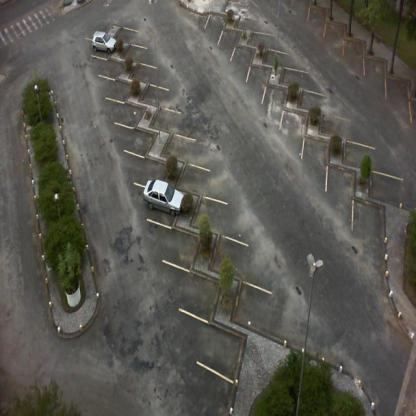
%> input picture PC5_OCUPACION_ESTACIONAMIENTOS/03_IMAGENES_REFERENCIALES/01_ORIGINALES/2013-02-23_18_10_12_jpg.rf.4d1bebf76117b251ae696ea718329293.jpg, 416 x 416 px
$ octave --eval "result = preprocesar(imread('../../../03_IMAGENES_REFERENCIALES/01_ORIGINALES/2013-02-23_18_10_12_jpg.rf.4d1bebf76117b251ae696ea718329293.jpg'));"   (GNU Octave 9; MATLAB toolbox functions it lacks are replaced by stand-ins)
%> lines starting %> are read from the running program, lines starting %| are printed output that depends on the picture
function P = preprocesar(I, modo)
%PREPROCESAR Gris, filtrado previo y mapas base de la imagen completa.
%   modo: 'gauss' (por defecto) | 'ninguno' | 'mediana' | 'histeq'
%   P.gris     : gris en [0,1]
%   P.suave    : gris tras el preprocesamiento elegido                      (S3)
%   P.sobel    : magnitud del gradiente de Sobel                            (S3, S10)
%   P.bordes   : bordes de Canny                                            (S3, S10)
%   P.gradMorf : gradiente morfológico = dilatación - erosión               (S9)
%   P.topHat   : top-hat + bottom-hat (detalles claros y oscuros pequeños)  (S9)
%   P.sat      : saturación del modelo HSV                                  (S7)
if nargin < 2, modo = 'gauss'; end
if size(I, 3) == 3
    P.gris = im2double(rgb2gray(I));
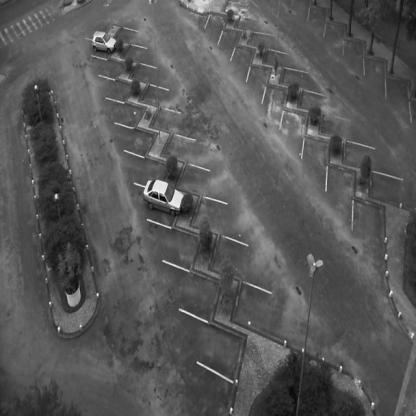
%> P.gris: size 416x416 double; min 0.00392, max 0.996, mean 0.345
    hsv = rgb2hsv(I);
%> hsv: size 416x416x3 double; mean H, S, V 0.172, 0.133, 0.356
    P.sat = hsv(:, :, 2);
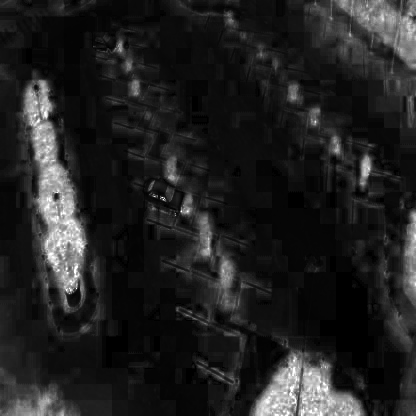
%> P.sat: size 416x416 double; min 0, max 1, mean 0.133
else
    P.gris = im2double(I);
    P.sat = zeros(size(P.gris));
end
switch modo
    case 'gauss',   P.suave = imfilter(P.gris, fspecial('gaussian', 5, 0.8), 'replicate');
    case 'mediana', P.suave = medfilt2(P.gris, [3 3], 'symmetric');
    case 'histeq',  P.suave = histeq(P.gris);
    otherwise,      P.suave = P.gris;
end
P.sobel  = imgradient(P.suave, 'sobel');
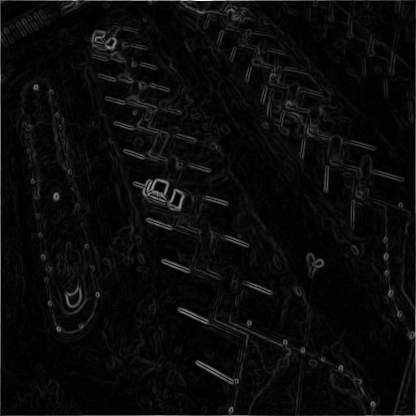
%> P.sobel: size 416x416 double; min 5.55e-17, max 3.35, mean 0.143; drawn with min black and max white
P.bordes = edge(P.suave, 'canny');
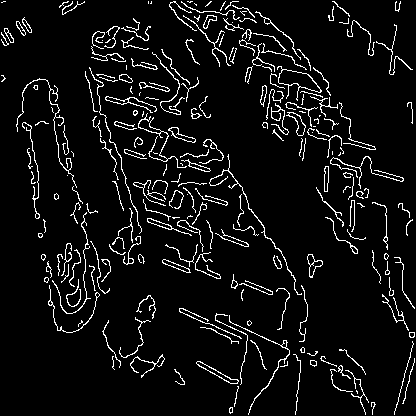
%> P.bordes: size 416x416 logical; 6.4% white in thin lines or dots
se = strel('square', 3);
P.gradMorf = imdilate(P.suave, se) - imerode(P.suave, se);
sd = strel('disk', 5);
P.topHat = imtophat(P.suave, sd) + imbothat(P.suave, sd);
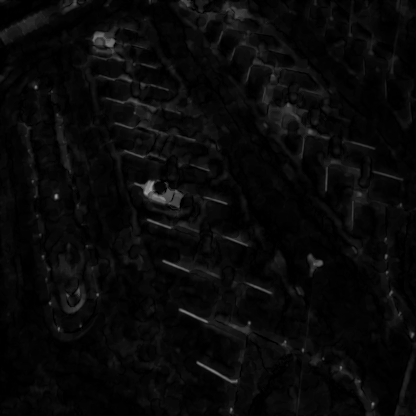
%> P.topHat: size 416x416 double; min 0, max 0.623, mean 0.0376
end

$ run again, on PC5_OCUPACION_ESTACIONAMIENTOS/03_IMAGENES_REFERENCIALES/01_ORIGINALES/2013-03-03_17_30_13_jpg.rf.8cd5b4f59141b54627bce0c8d22e2a84.jpg
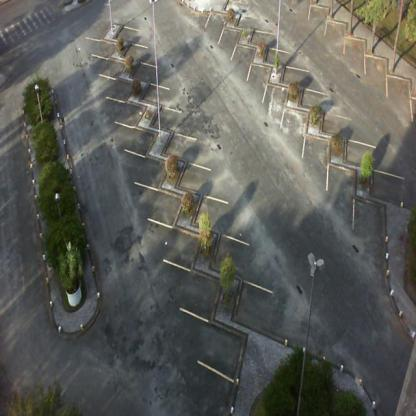
%> input picture PC5_OCUPACION_ESTACIONAMIENTOS/03_IMAGENES_REFERENCIALES/01_ORIGINALES/2013-03-03_17_30_13_jpg.rf.8cd5b4f59141b54627bce0c8d22e2a84.jpg, 416 x 416 px
%> hsv: size 416x416x3 double; mean H, S, V 0.361, 0.145, 0.389
%> in preprocesar, `P.bordes = edge(P.suave, 'canny');`:
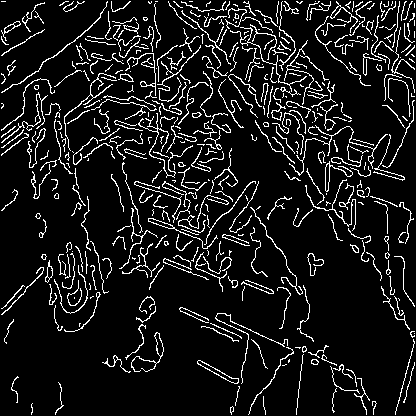
%> P.bordes: size 416x416 logical; 9.7% white in thin lines or dots
%> in preprocesar, `P.topHat = imtophat(P.suave, sd) + imbothat(P.suave, sd);`:
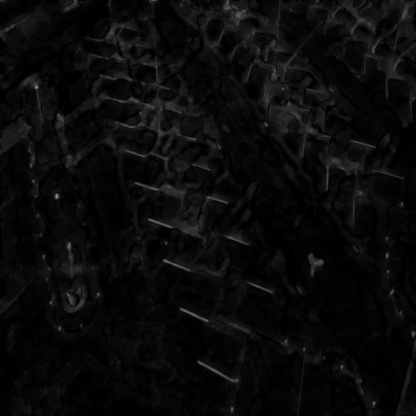
%> P.topHat: size 416x416 double; min 0, max 0.577, mean 0.041

$ run again, on PC5_OCUPACION_ESTACIONAMIENTOS/03_IMAGENES_REFERENCIALES/01_ORIGINALES/2013-03-12_06_40_00_jpg.rf.614c950bb986e60fec161a90b790deb7.jpg
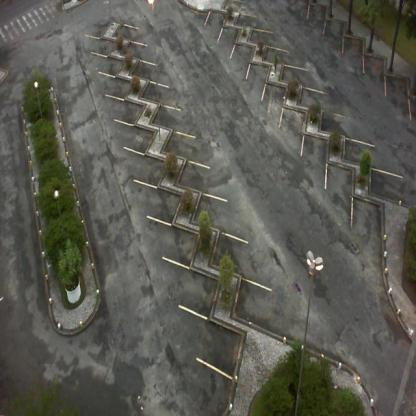
%> input picture PC5_OCUPACION_ESTACIONAMIENTOS/03_IMAGENES_REFERENCIALES/01_ORIGINALES/2013-03-12_06_40_00_jpg.rf.614c950bb986e60fec161a90b790deb7.jpg, 416 x 416 px
%> hsv: size 416x416x3 double; mean H, S, V 0.188, 0.129, 0.357
%> in preprocesar, `P.bordes = edge(P.suave, 'canny');`:
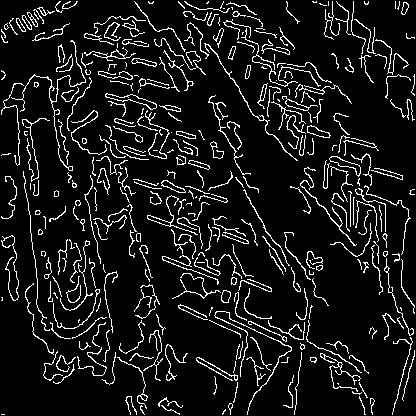
%> P.bordes: size 416x416 logical; 9.5% white in thin lines or dots
%> in preprocesar, `P.topHat = imtophat(P.suave, sd) + imbothat(P.suave, sd);`:
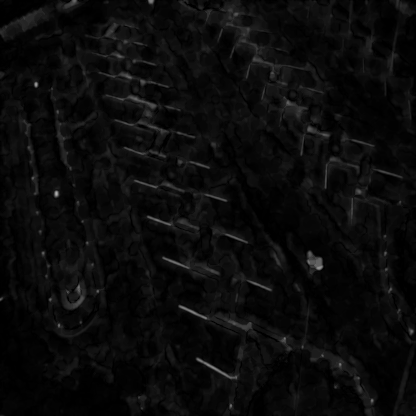
%> P.topHat: size 416x416 double; min 0, max 0.697, mean 0.045

$ run again, on PC5_OCUPACION_ESTACIONAMIENTOS/03_IMAGENES_REFERENCIALES/01_ORIGINALES/2013-04-09_07_45_02_jpg.rf.411975005753ef70d3bb2711d8446183.jpg
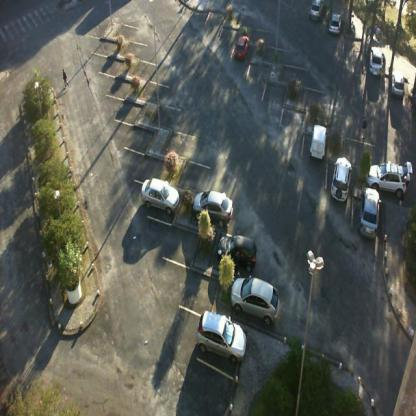
%> input picture PC5_OCUPACION_ESTACIONAMIENTOS/03_IMAGENES_REFERENCIALES/01_ORIGINALES/2013-04-09_07_45_02_jpg.rf.411975005753ef70d3bb2711d8446183.jpg, 416 x 416 px
%> hsv: size 416x416x3 double; mean H, S, V 0.361, 0.206, 0.38
%> in preprocesar, `P.bordes = edge(P.suave, 'canny');`:
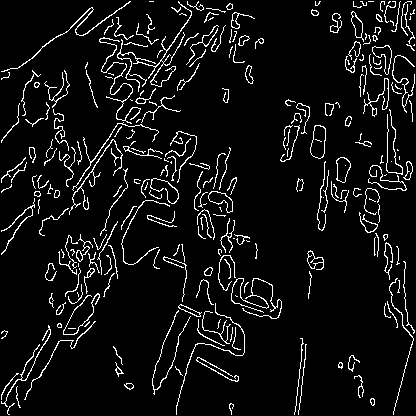
%> P.bordes: size 416x416 logical; 6.8% white in thin lines or dots
%> in preprocesar, `P.topHat = imtophat(P.suave, sd) + imbothat(P.suave, sd);`:
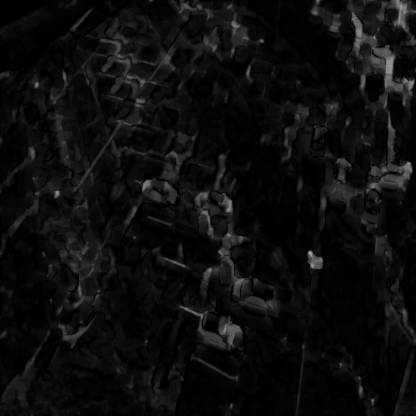
%> P.topHat: size 416x416 double; min 0, max 0.646, mean 0.0549
